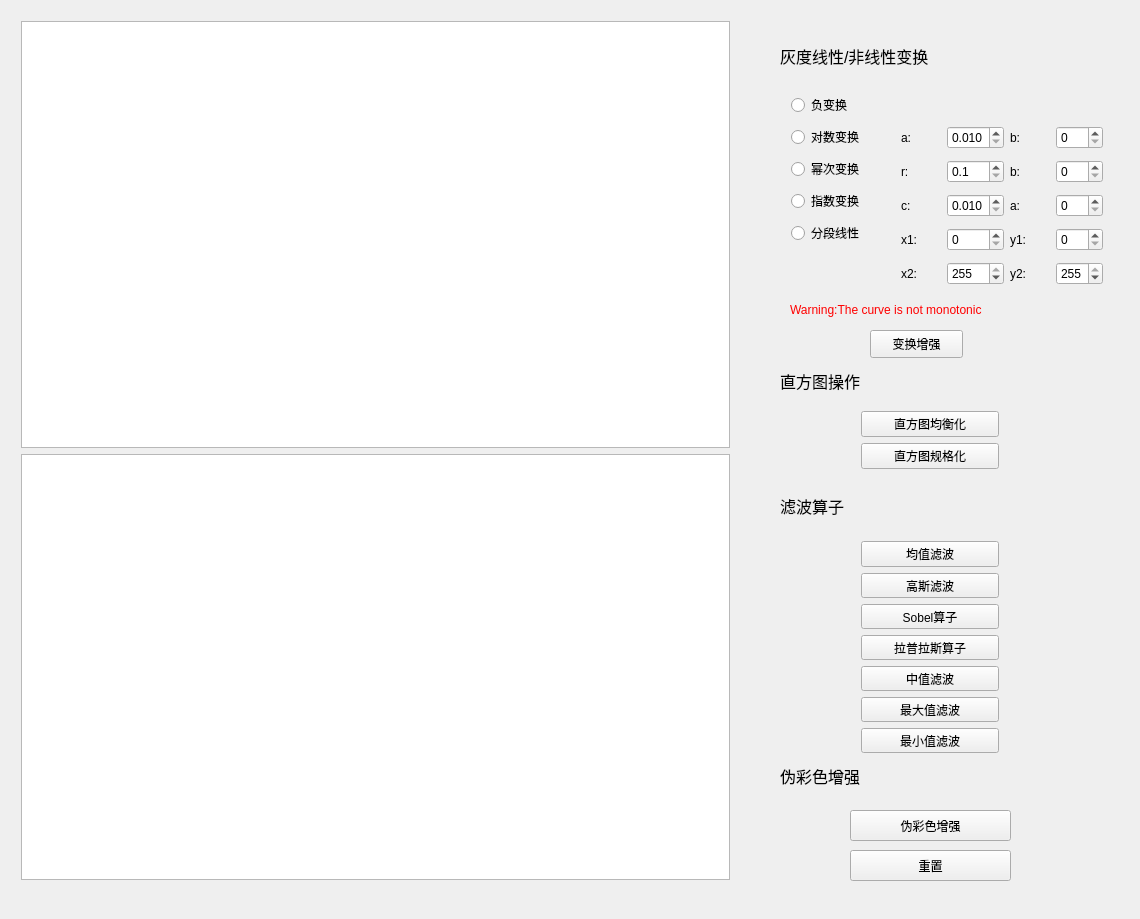
<?xml version="1.0" encoding="UTF-8"?>
<ui version="4.0">
 <class>PanelWin</class>
 <widget class="QWidget" name="PanelWin">
  <property name="geometry">
   <rect>
    <x>0</x>
    <y>0</y>
    <width>1140</width>
    <height>919</height>
   </rect>
  </property>
  <property name="windowTitle">
   <string>PanelWin</string>
  </property>
  <widget class="QWidget" name="verticalLayoutWidget">
   <property name="geometry">
    <rect>
     <x>10</x>
     <y>10</y>
     <width>731</width>
     <height>881</height>
    </rect>
   </property>
   <layout class="QVBoxLayout" name="verticalLayout">
    <item>
     <widget class="QChartView" name="histview"/>
    </item>
    <item>
     <widget class="QChartView" name="lineview"/>
    </item>
   </layout>
  </widget>
  <widget class="QPushButton" name="btn_TransAug">
   <property name="geometry">
    <rect>
     <x>870</x>
     <y>330</y>
     <width>93</width>
     <height>28</height>
    </rect>
   </property>
   <property name="text">
    <string>变换增强</string>
   </property>
  </widget>
  <widget class="QLabel" name="label_9">
   <property name="geometry">
    <rect>
     <x>780</x>
     <y>490</y>
     <width>91</width>
     <height>31</height>
    </rect>
   </property>
   <property name="font">
    <font>
     <family>Arial</family>
     <pointsize>12</pointsize>
    </font>
   </property>
   <property name="text">
    <string>滤波算子</string>
   </property>
   <property name="textFormat">
    <enum>Qt::AutoText</enum>
   </property>
  </widget>
  <widget class="QWidget" name="verticalLayoutWidget_3">
   <property name="geometry">
    <rect>
     <x>850</x>
     <y>530</y>
     <width>160</width>
     <height>234</height>
    </rect>
   </property>
   <layout class="QVBoxLayout" name="verticalLayout_3">
    <item>
     <widget class="QPushButton" name="btn_mean">
      <property name="text">
       <string>均值滤波</string>
      </property>
     </widget>
    </item>
    <item>
     <widget class="QPushButton" name="btn_gauss">
      <property name="text">
       <string>高斯滤波</string>
      </property>
     </widget>
    </item>
    <item>
     <widget class="QPushButton" name="btn_sobel">
      <property name="text">
       <string>Sobel算子</string>
      </property>
     </widget>
    </item>
    <item>
     <widget class="QPushButton" name="btn_la">
      <property name="text">
       <string>拉普拉斯算子</string>
      </property>
     </widget>
    </item>
    <item>
     <widget class="QPushButton" name="btn_median">
      <property name="text">
       <string>中值滤波</string>
      </property>
     </widget>
    </item>
    <item>
     <widget class="QPushButton" name="btn_max">
      <property name="text">
       <string>最大值滤波</string>
      </property>
     </widget>
    </item>
    <item>
     <widget class="QPushButton" name="btn_min">
      <property name="text">
       <string>最小值滤波</string>
      </property>
     </widget>
    </item>
   </layout>
  </widget>
  <widget class="QPushButton" name="btn_fcolor">
   <property name="geometry">
    <rect>
     <x>850</x>
     <y>810</y>
     <width>161</width>
     <height>31</height>
    </rect>
   </property>
   <property name="text">
    <string>伪彩色增强</string>
   </property>
  </widget>
  <widget class="QPushButton" name="btn_reset">
   <property name="geometry">
    <rect>
     <x>850</x>
     <y>850</y>
     <width>161</width>
     <height>31</height>
    </rect>
   </property>
   <property name="text">
    <string>重置</string>
   </property>
  </widget>
  <widget class="QLabel" name="label_10">
   <property name="geometry">
    <rect>
     <x>780</x>
     <y>760</y>
     <width>101</width>
     <height>31</height>
    </rect>
   </property>
   <property name="font">
    <font>
     <family>Arial</family>
     <pointsize>12</pointsize>
    </font>
   </property>
   <property name="text">
    <string>伪彩色增强</string>
   </property>
   <property name="textFormat">
    <enum>Qt::AutoText</enum>
   </property>
  </widget>
  <widget class="QLabel" name="label_11">
   <property name="geometry">
    <rect>
     <x>780</x>
     <y>370</y>
     <width>101</width>
     <height>21</height>
    </rect>
   </property>
   <property name="font">
    <font>
     <family>Arial</family>
     <pointsize>12</pointsize>
    </font>
   </property>
   <property name="text">
    <string>直方图操作</string>
   </property>
   <property name="textFormat">
    <enum>Qt::AutoText</enum>
   </property>
  </widget>
  <widget class="QWidget" name="verticalLayoutWidget_4">
   <property name="geometry">
    <rect>
     <x>850</x>
     <y>400</y>
     <width>160</width>
     <height>80</height>
    </rect>
   </property>
   <layout class="QVBoxLayout" name="verticalLayout_4">
    <item>
     <widget class="QPushButton" name="btn_histUniform">
      <property name="text">
       <string>直方图均衡化</string>
      </property>
     </widget>
    </item>
    <item>
     <widget class="QPushButton" name="btn_histRegular">
      <property name="text">
       <string>直方图规格化</string>
      </property>
     </widget>
    </item>
   </layout>
  </widget>
  <widget class="QLabel" name="label_warning">
   <property name="geometry">
    <rect>
     <x>790</x>
     <y>300</y>
     <width>281</width>
     <height>20</height>
    </rect>
   </property>
   <property name="styleSheet">
    <string notr="true">color:rgb(255, 0, 0);</string>
   </property>
   <property name="text">
    <string>Warning:The curve is not monotonic</string>
   </property>
  </widget>
  <widget class="QWidget" name="verticalLayoutWidget_2">
   <property name="geometry">
    <rect>
     <x>780</x>
     <y>80</y>
     <width>101</width>
     <height>181</height>
    </rect>
   </property>
   <layout class="QVBoxLayout" name="verticalLayout_2">
    <item>
     <widget class="QRadioButton" name="rb_neg">
      <property name="text">
       <string>负变换</string>
      </property>
     </widget>
    </item>
    <item>
     <widget class="QRadioButton" name="rb_log">
      <property name="text">
       <string>对数变换</string>
      </property>
     </widget>
    </item>
    <item>
     <widget class="QRadioButton" name="rb_power">
      <property name="text">
       <string>幂次变换</string>
      </property>
     </widget>
    </item>
    <item>
     <widget class="QRadioButton" name="rb_exp">
      <property name="text">
       <string>指数变换</string>
      </property>
     </widget>
    </item>
    <item>
     <widget class="QRadioButton" name="rb_seg">
      <property name="text">
       <string>分段线性</string>
      </property>
     </widget>
    </item>
   </layout>
  </widget>
  <widget class="QWidget" name="gridLayoutWidget">
   <property name="geometry">
    <rect>
     <x>890</x>
     <y>110</y>
     <width>224</width>
     <height>191</height>
    </rect>
   </property>
   <layout class="QGridLayout" name="gridLayout">
    <item row="4" column="0">
     <widget class="QLabel" name="label_4">
      <property name="text">
       <string>x2:</string>
      </property>
     </widget>
    </item>
    <item row="1" column="2">
     <widget class="QLabel" name="label_6">
      <property name="text">
       <string>b:</string>
      </property>
     </widget>
    </item>
    <item row="4" column="2">
     <widget class="QLabel" name="label_5">
      <property name="text">
       <string>y2:</string>
      </property>
     </widget>
    </item>
    <item row="3" column="2">
     <widget class="QLabel" name="label_7">
      <property name="text">
       <string>y1:</string>
      </property>
     </widget>
    </item>
    <item row="3" column="0">
     <widget class="QLabel" name="label_2">
      <property name="text">
       <string>x1:</string>
      </property>
     </widget>
    </item>
    <item row="2" column="0">
     <widget class="QLabel" name="label_8">
      <property name="text">
       <string>c:</string>
      </property>
     </widget>
    </item>
    <item row="3" column="1">
     <widget class="QSpinBox" name="x1">
      <property name="maximum">
       <number>255</number>
      </property>
     </widget>
    </item>
    <item row="3" column="3">
     <widget class="QSpinBox" name="y1">
      <property name="maximum">
       <number>255</number>
      </property>
     </widget>
    </item>
    <item row="4" column="1">
     <widget class="QSpinBox" name="x2">
      <property name="maximum">
       <number>255</number>
      </property>
      <property name="value">
       <number>255</number>
      </property>
     </widget>
    </item>
    <item row="4" column="3">
     <widget class="QSpinBox" name="y2">
      <property name="maximum">
       <number>255</number>
      </property>
      <property name="value">
       <number>255</number>
      </property>
     </widget>
    </item>
    <item row="1" column="0">
     <widget class="QLabel" name="label">
      <property name="text">
       <string>r:</string>
      </property>
     </widget>
    </item>
    <item row="2" column="2">
     <widget class="QLabel" name="label_3">
      <property name="text">
       <string>a:</string>
      </property>
     </widget>
    </item>
    <item row="0" column="0">
     <widget class="QLabel" name="label_13">
      <property name="text">
       <string>a:</string>
      </property>
     </widget>
    </item>
    <item row="0" column="2">
     <widget class="QLabel" name="label_14">
      <property name="text">
       <string>b:</string>
      </property>
     </widget>
    </item>
    <item row="0" column="1">
     <widget class="QDoubleSpinBox" name="log_a">
      <property name="decimals">
       <number>3</number>
      </property>
      <property name="minimum">
       <double>0.010000000000000</double>
      </property>
      <property name="maximum">
       <double>0.100000000000000</double>
      </property>
      <property name="singleStep">
       <double>0.005000000000000</double>
      </property>
     </widget>
    </item>
    <item row="1" column="1">
     <widget class="QDoubleSpinBox" name="x_r">
      <property name="decimals">
       <number>1</number>
      </property>
      <property name="minimum">
       <double>0.100000000000000</double>
      </property>
      <property name="maximum">
       <double>10.000000000000000</double>
      </property>
      <property name="singleStep">
       <double>0.100000000000000</double>
      </property>
     </widget>
    </item>
    <item row="2" column="1">
     <widget class="QDoubleSpinBox" name="e_c">
      <property name="decimals">
       <number>3</number>
      </property>
      <property name="minimum">
       <double>0.010000000000000</double>
      </property>
      <property name="maximum">
       <double>0.065000000000000</double>
      </property>
      <property name="singleStep">
       <double>0.001000000000000</double>
      </property>
      <property name="value">
       <double>0.010000000000000</double>
      </property>
     </widget>
    </item>
    <item row="0" column="3">
     <widget class="QSpinBox" name="log_b">
      <property name="maximum">
       <number>255</number>
      </property>
     </widget>
    </item>
    <item row="1" column="3">
     <widget class="QSpinBox" name="x_b">
      <property name="maximum">
       <number>255</number>
      </property>
     </widget>
    </item>
    <item row="2" column="3">
     <widget class="QSpinBox" name="e_a">
      <property name="maximum">
       <number>255</number>
      </property>
     </widget>
    </item>
   </layout>
  </widget>
  <widget class="QLabel" name="label_12">
   <property name="geometry">
    <rect>
     <x>780</x>
     <y>40</y>
     <width>191</width>
     <height>31</height>
    </rect>
   </property>
   <property name="font">
    <font>
     <family>Arial</family>
     <pointsize>12</pointsize>
    </font>
   </property>
   <property name="text">
    <string>灰度线性/非线性变换</string>
   </property>
   <property name="textFormat">
    <enum>Qt::AutoText</enum>
   </property>
  </widget>
 </widget>
 <layoutdefault spacing="6" margin="11"/>
 <customwidgets>
  <customwidget>
   <class>QChartView</class>
   <extends>QGraphicsView</extends>
   <header>QtCharts/qchartview.h</header>
  </customwidget>
 </customwidgets>
 <resources/>
 <connections/>
</ui>
